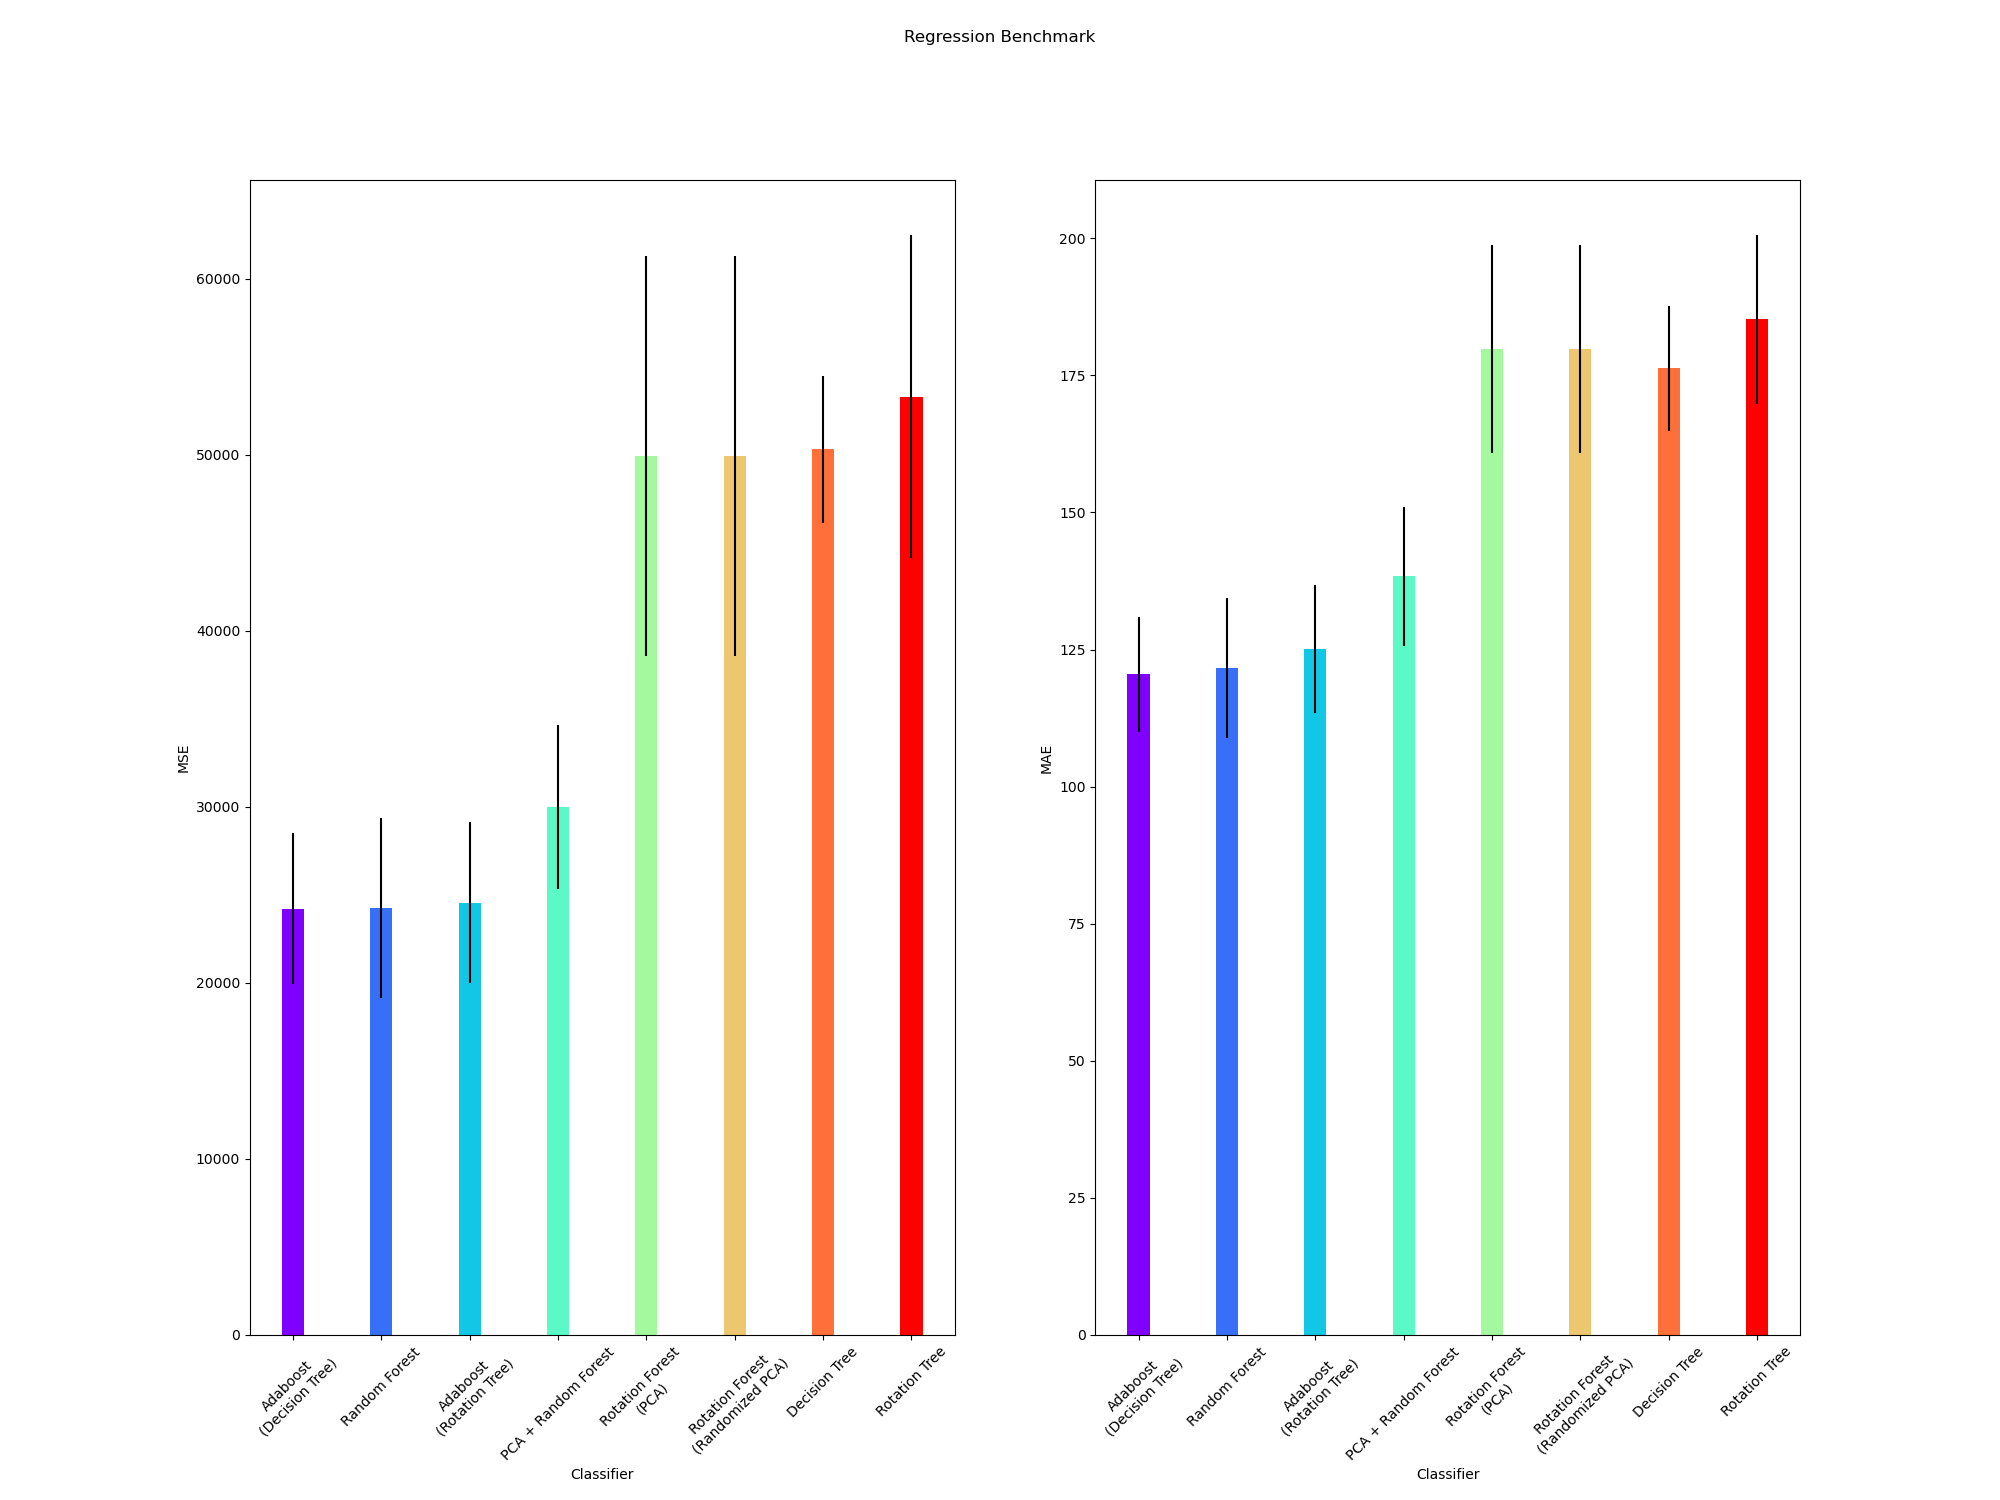

This chart was generated by the following Python code:
import matplotlib.pyplot as plt
import numpy as np
import pandas as pd
import seaborn as sns
from sklearn.datasets import make_regression
from sklearn.decomposition import PCA
from sklearn.ensemble import RandomForestRegressor, AdaBoostRegressor
from sklearn.model_selection import KFold
from sklearn.pipeline import make_pipeline
from sklearn.tree import DecisionTreeRegressor

from rotation_forest.rotation_forest import RotationTreeRegressor, RotationForestRegressor


def regression_data():
    n_features = 30
    n_informative = int(0.6 * n_features)

    X, y = make_regression(n_samples=500, n_features=n_features,
                           n_informative=n_informative, random_state=9)

    return X, y


def _test_toy_data(name, clf):
    X, y = regression_data()
    k_folds = 5
    kf = KFold(n_splits=k_folds, shuffle=True, random_state=1234)

    mse, mae = [], []
    for train_index, test_index in kf.split(X, y):
        xt, xv = X[train_index], X[test_index]
        yt, yv = y[train_index], y[test_index]
        clf.fit(xt, yt)
        yhat = clf.predict(xv)
        mse.append(np.mean((yhat - yv) ** 2))
        mae.append(np.mean(np.abs((yhat - yv))))

    mse_mean, mse_std = np.mean(mse), np.std(mse)
    mae_mean, mae_std = np.mean(mae), np.std(mae)
    print(name)
    print('mse: {0:.3f} +/- {1:.3f}'.format(mse_mean, mse_std))
    print('mae: {0:.3f} +/- {1:.3f}'.format(mae_mean, mae_std))
    print('-' * 80)
    return {'name': name,
            'mse_mean': mse_mean,
            'mse_std': mse_std,
            'mae_mean': mae_mean,
            'mae_std': mae_std}


classifiers = [('Random Forest',
                RandomForestRegressor(random_state=12, n_estimators=25)),
               ('PCA + Random Forest',
                make_pipeline(PCA(), RandomForestRegressor(random_state=12,
                                                           n_estimators=25))),
               ('Rotation Tree',
                RotationTreeRegressor(random_state=12,
                                      n_features_per_subset=3)),
               ('Decision Tree',
                DecisionTreeRegressor(random_state=12)),
               ('Rotation Forest\n(PCA)',
                RotationForestRegressor(random_state=12,
                                        n_estimators=25,
                                        n_features_per_subset=3)),
               ('Rotation Forest\n(Randomized PCA)',
                RotationForestRegressor(random_state=12,
                                        n_estimators=25,
                                        n_features_per_subset=3,
                                        rotation_algo='randomized')),
               ('Adaboost\n(Rotation Tree)',
                AdaBoostRegressor(RotationTreeRegressor(n_features_per_subset=3,
                                                        random_state=12,
                                                        max_depth=3),
                                  n_estimators=25,
                                  random_state=12)
                ),
               ('Adaboost\n(Decision Tree)',
                AdaBoostRegressor(DecisionTreeRegressor(random_state=12,
                                                        max_depth=3),
                                  n_estimators=25,
                                  random_state=12)
                )]

if __name__ == '__main__':
    results = []
    for name, clf in classifiers:
        results.append(_test_toy_data(name, clf))
    df = pd.DataFrame(results)
    df = df.sort_values('mse_mean')
    fig = plt.figure(figsize=(20, 15))
    n = len(df.index)
    cm = plt.cm.get_cmap('rainbow', n)
    bcolors = [cm(i) for i in range(n)]
    
    ax1 = fig.add_subplot(121)
    ax1.bar(
        x=np.arange(n), 
        height=df['mse_mean'],
        bottom=0,
        align='center',
        color=bcolors,
        yerr=df['mse_std'],
        width=0.25
    )
    ax1.set_xlabel('Classifier')
    ax1.set_ylabel('MSE')
    ax1.set_xticks(np.arange(n))
    ax1.set_xticklabels(df['name'])
    ax1.tick_params(axis="x", rotation=45)
    
    ax2 = fig.add_subplot(122)
    ax2.bar(
        x=np.arange(n), 
        height=df['mae_mean'],
        bottom=0,
        align='center',
        color=bcolors,
        yerr=df['mae_std'],
        width=0.25
    )
    ax2.set_xlabel('Classifier')
    ax2.set_ylabel('MAE')
    ax2.set_xticks(np.arange(n))
    ax2.set_xticklabels(df['name'])
    ax2.tick_params(axis="x", rotation=45)
    
    fig.suptitle('Regression Benchmark')
    plt.savefig('simple_benchmark_regression.png')

    #plt.figure(figsize=(15, 15))
    #sns.barplot(x='name', y='mse_mean', data=df.sort_values('mse_mean'),
                #xerr=df['mse_std'].values)
    #plt.xticks(rotation=45)
    #plt.xlabel('Regressor')
    #plt.ylabel('MSE')
    #plt.savefig('simple_benchmark_regression.png')
